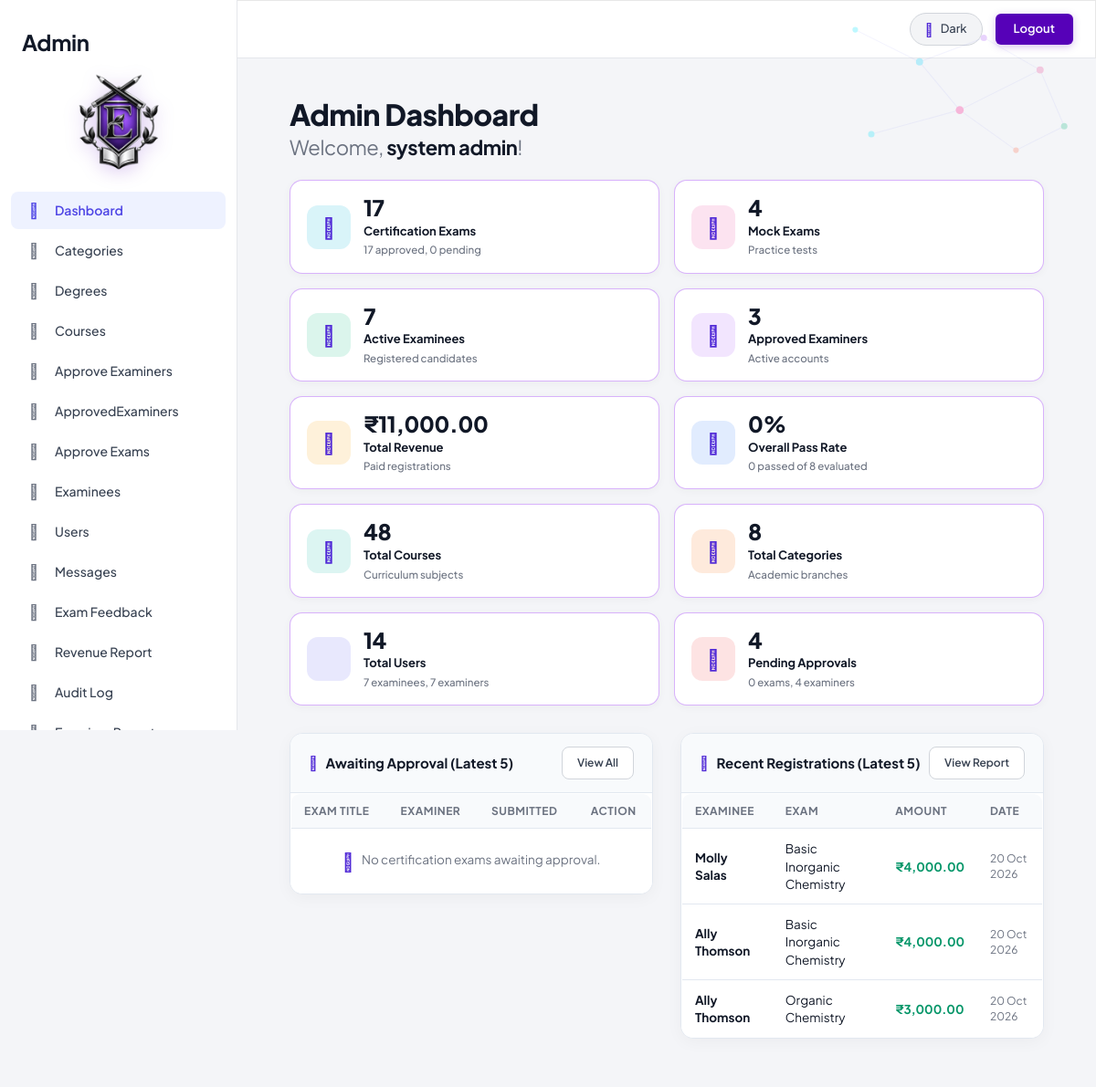
/admin/index.php (signed in), run on the app's committed database.
### tables this page shows
CREATE TABLE IF NOT EXISTS `registrations` (
  `id` int NOT NULL AUTO_INCREMENT,
  `student_id` int NOT NULL,
  `exam_id` int NOT NULL,
  `registration_date` datetime DEFAULT CURRENT_TIMESTAMP,
  `payment_status` varchar(50) DEFAULT 'Paid',
  `registration_no` varchar(30) DEFAULT NULL,
  `category` varchar(20) DEFAULT NULL,
  `payment_method` varchar(30) DEFAULT NULL,
  `amount_paid` decimal(10,2) DEFAULT NULL,
  `transaction_id` varchar(40) DEFAULT NULL,
  PRIMARY KEY (`id`),
  UNIQUE KEY `uq_student_exam` (`student_id`,`exam_id`)
);

CREATE TABLE IF NOT EXISTS `examinees` (
  `id` int NOT NULL AUTO_INCREMENT,
  `name` varchar(100) NOT NULL,
  `email` varchar(100) NOT NULL,
  `password` varchar(255) NOT NULL,
  `status` enum('active','disabled') DEFAULT 'active',
  `created_at` timestamp NOT NULL DEFAULT CURRENT_TIMESTAMP,
  `phone` varchar(15) DEFAULT NULL,
  `profile_photo` varchar(255) DEFAULT NULL,
  PRIMARY KEY (`id`),
  UNIQUE KEY `email` (`email`),
  UNIQUE KEY `uq_examinee_email` (`email`)
);

### config/autoload.php (the view, shortened to what the rows shown need)
<?php
require(BASE_PATH . 'classes/DataAccess.class.php');
if (!function_exists('e')) {
    function e($string) {
        echo htmlspecialchars((string)$string, ENT_QUOTES, 'UTF-8');
    }
}
?>

### admin/dashboard.php (shortened to what the rows shown need)
<?php
require('../config/autoload.php');
$dao = new DataAccess();
$admin_id = (int)($_SESSION['admin_id'] ?? 0);
$admin_name = $_SESSION['name'] ?? '';
if (empty($admin_name) && $admin_id > 0) {
    $adm = $dao->getData('name', 'admins', 'id = ' . $admin_id);
    if (!empty($adm) && !empty($adm[0]['name'])) {
        $admin_name = $adm[0]['name'];
    } else {
        $admin_name = 'Administrator';
    }
}
$latest_registrations = $dao->query("
    SELECT r.id, r.student_id, r.exam_id, r.amount_paid, r.registration_date, r.payment_status,
           em.name AS examinee_name, e.title AS exam_title
    FROM registrations r
    LEFT JOIN examinees em ON em.id = r.student_id
    LEFT JOIN exams e ON e.id = r.exam_id
    ORDER BY r.id DESC
    LIMIT 5
");
include('header.php');
?>
<div class="container-fluid" style="padding: 20px 25px; position: relative;">
    <div class="dashboard-header">
        <h2 class="dashboard-main-title">Admin Dashboard</h2>
        <h3 class="dashboard-welcome-title">Welcome, <strong><?php e($admin_name); ?></strong>!</h3>
    </div>
    <div class="row">
        <div class="col-md-6 col-sm-12">
            <div class="dash-panel">
                <div class="table-responsive">
                    <table class="table table-dash table-hover">
                        <thead>
                            <tr>
                                <th>Exam Title</th>
                                <th>Examiner</th>
                                <th>Submitted</th>
                                <th style="text-align: center;">Action</th>
                            </tr>
                        </thead>
                    </table>
                </div>
            </div>
        </div>
        <div class="col-md-6 col-sm-12">
            <div class="dash-panel">
                <div class="table-responsive">
                    <table class="table table-dash table-hover">
                        <thead>
                            <tr>
                                <th>Examinee</th>
                                <th>Exam</th>
                                <th>Amount</th>
                                <th>Date</th>
                            </tr>
                        </thead>
                        <tbody>
                            <?php if (empty($latest_registrations)) { ?>
                                <tr>
                                    <td colspan="4" class="text-center text-muted" style="padding: 24px;">
                                        No recent registrations found.
                                    </td>
                                </tr>
                            <?php } else {
                                foreach ($latest_registrations as $reg) {
                            ?>
                                <tr>
                                    <td>
                                        <strong><?php e(!empty($reg['examinee_name']) ? $reg['examinee_name'] : 'Student #' . $reg['student_id']); ?></strong>
                                    </td>
                                    <td>
                                        <span><?php e($reg['exam_title'] ?? 'Exam #' . $reg['exam_id']); ?></span>
                                    </td>
                                    <td>
                                        <strong style="color: #059669;">&#8377;<?= number_format((float)($reg['amount_paid'] ?? 0), 2); ?></strong>
                                    </td>
                                    <td style="font-size: 12px; color: var(--text-muted);">
                                        <?= !empty($reg['registration_date']) ? date('d M Y', strtotime($reg['registration_date'])) : '-'; ?>
                                    </td>
                                </tr>
                            <?php } } ?>
                        </tbody>
                    </table>
                </div>
            </div>
        </div>
    </div>
</div>
<?php include('footer.php'); ?>

### data on the page
registrations: examinees.name "Molly Salas Basic Inorganic Chemistry", amount_paid "4,000.00", registration_date "20 Oct 2026"
registrations: examinees.name "Ally Thomson Basic Inorganic Chemistry", amount_paid "4,000.00", registration_date "20 Oct 2026"
registrations: examinees.name "Ally Thomson Organic Chemistry", amount_paid "3,000.00", registration_date "20 Oct 2026"

### other printed values
$string "system admin"
$cert_total "17"
$cert_approved "17"
$cert_pending "0"
$mock_total "4"
$active_examinees "7"
$active_examiners "3"
$revenue "11,000.00"
$pass_rate "0"
$total_passed "0"
$total_evaluated "8"
$total_courses "48"
$total_cats "8"
$total_users "14"
$all_ee "7"
